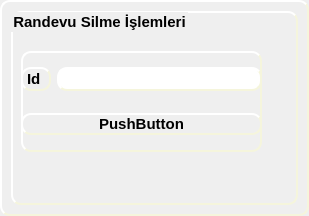
<?xml version="1.0" encoding="UTF-8"?>
<ui version="4.0">
 <class>sil</class>
 <widget class="QWidget" name="sil">
  <property name="geometry">
   <rect>
    <x>0</x>
    <y>0</y>
    <width>309</width>
    <height>216</height>
   </rect>
  </property>
  <property name="windowTitle">
   <string>Form</string>
  </property>
  <property name="styleSheet">
   <string notr="true">color: rgb(0, 0, 0);
    border-style: outset;
    border-width: 2px;
    border-radius: 10px;
    border-color: beige;
    font: bold 15px;
</string>
  </property>
  <layout class="QGridLayout" name="gridLayout">
   <item row="0" column="0">
    <widget class="QGroupBox" name="groupBox">
     <property name="title">
      <string>Randevu Silme İşlemleri</string>
     </property>
     <widget class="QWidget" name="">
      <property name="geometry">
       <rect>
        <x>10</x>
        <y>40</y>
        <width>241</width>
        <height>101</height>
       </rect>
      </property>
      <layout class="QVBoxLayout" name="verticalLayout">
       <item>
        <layout class="QHBoxLayout" name="horizontalLayout">
         <item>
          <widget class="QLabel" name="label">
           <property name="text">
            <string>Id </string>
           </property>
          </widget>
         </item>
         <item>
          <widget class="QLineEdit" name="lineEdit"/>
         </item>
        </layout>
       </item>
       <item>
        <widget class="QPushButton" name="pushButton">
         <property name="text">
          <string>PushButton</string>
         </property>
        </widget>
       </item>
      </layout>
     </widget>
    </widget>
   </item>
  </layout>
 </widget>
 <resources/>
 <connections/>
</ui>
